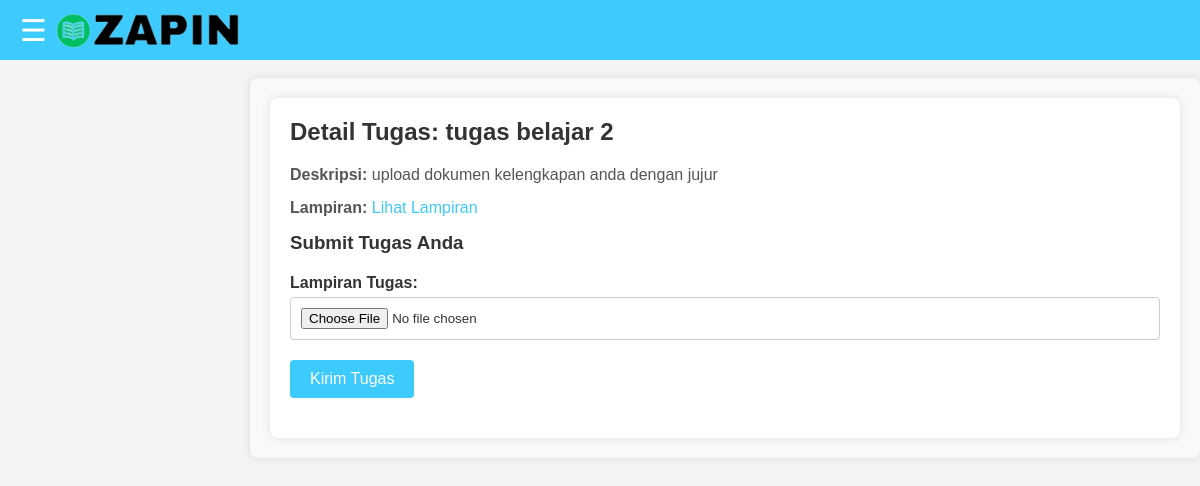
Page /task_detail.php?task_id=3 (signed in) on the committed database.
### tables this page shows
CREATE TABLE `class_tasks` (
  `id` int(11) NOT NULL,
  `task_name` varchar(255) NOT NULL,
  `task_description` text NOT NULL,
  `class_id` int(11) NOT NULL,
  `created_at` timestamp NOT NULL DEFAULT current_timestamp(),
  `attachment_path` varchar(255) DEFAULT NULL
);

### task_detail.php (the view, shortened to what this page needs)
<?php
include 'service/database.php';
if (isset($_SESSION['role'])) {
    $user_role = $_SESSION['role'];
} else {
    echo "User role not found. Please log in.";
    exit;
}
if (isset($_GET['task_id'])) {
    $task_id = $_GET['task_id'];
    $query = "SELECT * FROM class_tasks WHERE id = '$task_id'";
    $result = $db->query($query);
    if ($result && $result->num_rows > 0) {
        $task_data = $result->fetch_assoc();
    } else {
        echo "Tugas tidak ditemukan!";
        exit;
    }
} else {
    echo "ID tugas tidak ditemukan!";
    exit;
}
?>
<!DOCTYPE html>
<html lang="en">
<head>
    <link rel="stylesheet" href="navbar-sidebar.css">
</head>
<body>
    <?php include 'navbar.php'; ?>
    <div class="wrapper">
        <main class="content">
            <h2>Detail Tugas: <?= $task_data['task_name'] ?></h2>
            <p><strong>Deskripsi:</strong> <?= $task_data['task_description'] ?></p>
            <?php if ($task_data['attachment_path']): ?>
                <p><strong>Lampiran:</strong> <a href="<?= $task_data['attachment_path'] ?>" target="_blank">Lihat Lampiran</a></p>
            <?php endif; ?>
            <?php if ($user_role === 'pegawai'): ?>
                <h3>Submit Tugas Anda</h3>
                <form action="submit_assignment.php" method="POST" enctype="multipart/form-data">
                    <div class="input-group">
                        <label for="assignment">Lampiran Tugas:</label>
                        <input type="file" name="assignment" id="assignment" required>
                    </div>
                    <div class="input-group">
                        <button type="submit" name="submit_assignment" class="btn">Kirim Tugas</button>
                    </div>
                </form>
            <?php endif; ?>
        </main>
    </div>
</body>
</html>

### navbar-sidebar.css (style rules this page uses)
* { margin: 0; padding: 0; box-sizing: border-box; }
body { font-family: Arial, sans-serif; }
.content { margin-left: 0; padding: 20px; transition: margin-left 0.3s; }

### task_detail.php (style rules this page uses)
* { margin: 0; padding: 0; box-sizing: border-box; }
body { font-family: Arial, sans-serif; background-color: #f4f4f4; color: #333; margin: 0; padding: 0; }
.wrapper { margin-top: 60px; margin-left: 250px; padding: 20px; background-color: #f9f9f9; border-radius: 8px; box-shadow: 0 0 10px rgba(0, 0, 0, 0.1); }
.content { background-color: #fff; padding: 20px; border-radius: 8px; box-shadow: 0 0 10px rgba(0, 0, 0, 0.1); }
.content h2, .content h3 { color: #333; margin-bottom: 20px; }
.content p { color: #555; margin-bottom: 15px; }
.input-group { margin-bottom: 20px; }
.input-group label { display: block; margin-bottom: 5px; font-weight: bold; color: #333; }
.input-group input[type="file"], .input-group input[type="text"] { width: 100%; padding: 10px; border: 1px solid #ccc; border-radius: 4px; box-sizing: border-box; }
.btn { background-color: #3DCAFD; color: white; padding: 10px 20px; border: none; border-radius: 4px; cursor: pointer; font-size: 16px; }
a { color: #3DCAFD; text-decoration: none; }

### rows in the picture
class_tasks: task_name "tugas belajar 2", task_description "upload dokumen kelengkapan anda dengan jujur"
